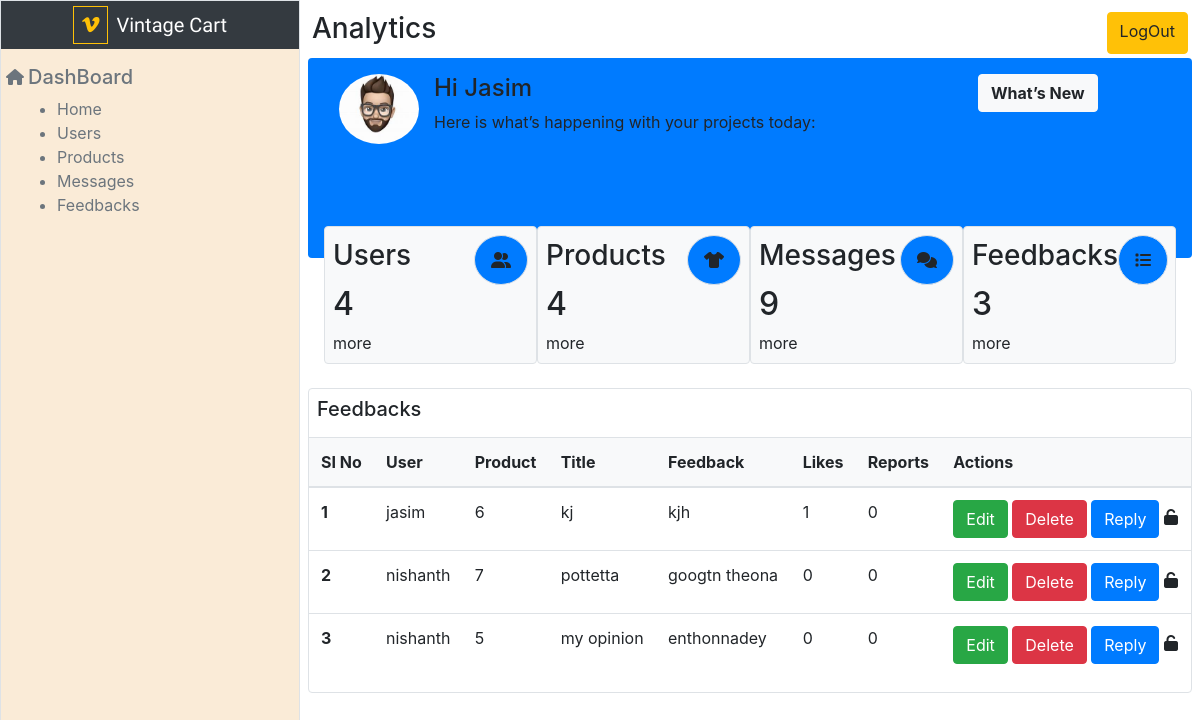
The page /admn/feedbacks/ (signed in) on the database its author committed.
### sellers/models.py (models this page shows)
class FeedbackModel(models.Model):
    pro = models.ForeignKey(ClothModel, on_delete=models.CASCADE)
    seller = models.ForeignKey(User, on_delete=models.CASCADE)
    title = models.CharField(max_length=100, default='')
    feedback = models.TextField(max_length=500)
    likes = models.ManyToManyField(User, related_name="feed_likes", blank=True,null=True)
    datetime = models.DateTimeField(default=datetime.now().strftime("%Y%m%d %H:%M:%S"))

### product/models.py (models this page shows, shortened)
class ClothModel(models.Model):
    name = models.CharField(max_length=100)
    price = models.IntegerField()
    details = models.CharField(max_length=500)
    sizes = (
        ('S', 'S'),
        ('M', 'M'),
        ('L', 'L'),
        ('XL', 'XL')
    )
    size = models.CharField(max_length=100, choices=sizes)
    image = models.ImageField(upload_to='cloths')
    likes = models.ManyToManyField(User, related_name="pro_likes")

### staff/views.py (the view)
# urls.py: path('feedbacks/', AdmFeedView.as_view(), name= 'admF'),
@method_decorator(adminOnly, name="dispatch")
class AdmFeedView(TemplateView):
    template_name = 'admin_F.html'

### staff/context_processor.py (called while the page is built)
def fun(request):
        users = User.objects.all()
        pros = ClothModel.objects.all()
        msgs = MessageModel.objects.all()
        feeds = FeedbackModel.objects.all()
        reports = Report.objects.all()
        return {"users":users, "pros":pros, "msgs":msgs, "feeds":feeds, "reports":reports}

### staff/views.py (called while the page is built)
def adminOnly(fun):
    def inner(request, *args, **kwargs):
        if request.user.is_superuser:
            return fun(request, *args, **kwargs)
        else:
            messages.error(request, "U are a Fraud")
            return redirect("admn")
    return inner

### staff/templates/admin_F.html (shortened to what this page needs)
{% load static %}
<!doctype html>
<html lang="en">
  <head>
    <link rel="stylesheet" href="https://stackpath.bootstrapcdn.com/bootstrap/4.3.1/css/bootstrap.min.css">
  </head>
  <body>
    <div class="row m-0">
        <div class="col-md-3 border border-right p-0 vh-100" style="background-color: antiquewhite;">
          <a class="navbar-brand text-white bg-dark w-100 text-center mr-0" href="#"><i class="fa-brands fa-vimeo-v border border-warning p-2 mr-2 text-warning"></i>Vintage Cart</a>
          <div class="d-flex flex-column p-3">
            <div class="row text-secondary">
              <i class="fa-solid fa-house p-1"></i><h5 class="mr-2">DashBoard</h5>
            </div>
            <ul>
              <a href="{% url 'dash' %}"><li class="text-secondary">Home</li></a>
              <a href="{% url 'admU' %}"><li class="text-secondary">Users</li></a>
              <a href="{% url 'admP' %}"><li class="text-secondary">Products</li></a>
              <a href="{% url 'admM' %}"><li class="text-secondary">Messages</li></a>
              <a href="{% url 'admF' %}"><li class="text-secondary">Feedbacks</li></a>
            </ul>
          </div>
        </div>
        <div class="col p-0 col-md-9 pb-4">
            <div class="container-fluid p-2">
                <div class="row m-0 p-1 justify-content-between">
                    <h3>Analytics</h3>
                    <a href="{% url 'admLO' %}" class="btn btn-warning">LogOut</a>
                </div>
                <div class="row m-0 bg-primary p-3 rounded justify-content-between" style="height: 200px;">
                    <div class="row col-12 col-md-9 m-0">
                        <img src="{% static 'images/admin.jpeg' %}" alt="" width="80px" height="70px" class="rounded-circle">
                        <div class="col">
                            <h4>Hi Jasim</h4>
                            <p>Here is what’s happening with your projects today:</p>
                        </div>
                    </div>
                    <div class="col-md-3 d-none d-md-block">
                        <button class="btn btn-light font-weight-bold">What’s New</button>
                    </div>
                </div>
                <div class="p-3 d-flex justify-content-around flex-wrap position-relative mt-n5">
                    <div class="box px-1 p-2 border rounded bg-light  col-lg-3 mb-2" >
                        <div class=" d-flex justify-content-between align-items-center">
                            <h3>Users</h3>
                            <i class="fa-solid fa-user-group border p-3 rounded-circle bg-primary"></i>
                        </div>
                        <h2>{{users.count}}</h2>
                        <p class="m-0">more</p>
                    </div>
                    <div class="box px-1 p-2 border rounded bg-light col-lg-3 mb-2">
                        <div class="d-flex justify-content-between align-items-center">
                            <h3>Products</h3>
                            <i class="fa-solid fa-shirt border p-3 rounded-circle bg-primary"></i>
                        </div>
                        <h2>{{pros.count}}</h2>
                        <p class="m-0">more</p>
                    </div>
                    <div class="box px-1 p-2 border rounded bg-light col-lg-3 mb-2">
                        <div class="d-flex justify-content-between align-items-center">
                            <h3>Messages</h3>
                            <i class="fa-solid fa-comments border p-3 rounded-circle bg-primary"></i>
                        </div>
                        <h2>{{msgs.count}}</h2>
                        <p class="m-0">more</p>
                    </div>
                    <div class="box px-1 p-2 border rounded bg-light col-lg-3 mb-2">
                        <div class="d-flex justify-content-between align-items-center">
                            <h3>Feedbacks</h3>
                            <i class="fa-solid fa-list border p-3 rounded-circle bg-primary"></i>
                        </div>
                        <h2>{{feeds.count}}</h2>
                        <p class="m-0">more</p>
                    </div>
                </div>
                <div class="row m-0" id="feedback">
                    <div class="col-12 border rounded p-0">
                        <table class="table table-hover">
                            <h5 class="p-2">Feedbacks</h5>
                            <thead class="bg-light">
                              <tr>
                                <th scope="col">SI No</th>
                                <th scope="col">User</th>
                                <th scope="col">Product</th>
                                <th scope="col">Title</th>
                                <th scope="col">Feedback</th>
                                <th scope="col">Likes</th>
                                <th scope="col">Reports</th>
                                <th scope="col">Actions</th>
                              </tr>
                            </thead>
                            <tbody>
                              {% for i in feeds %}
                              <tr>
                                <th scope="row">{{forloop.counter}}</th>
                                <td scope="row">{{i.seller.username}}</td>
                                <td scope="row">{{i.pro.id}}</td>
                                <td scope="row">{{i.title}}</td>
                                <td scope="row">{{i.feedback}}</td>
                                <td scope="row">{{i.likes.count}}</td>
                                <td scope="row">{{i.report_set.count}}</td>
                                <td scope="row"><a href="{% url 'admfeededit' i.id %}" class="btn btn-success">Edit</a>
                                                <a href="{% url 'admdltfeed' i.id %}" class="btn btn-danger">Delete</a>
                                                <a href="" class="btn btn-primary">Reply</a>
                                                {% if i.report_set.count > 2 %}
                                                <a href="{% url 'd_reports' i.id %}" class="btn btn-secondary" title="UnLock"><i class="fa-solid fa-lock"></i></a></td>
                                                {% else %}
                                                <i class="fa-solid fa-unlock"></i>
                                                {% endif %}
                              </tr>
                              {% endfor %}
                            </tbody>
                          </table>
                    </div>
                </div>
            </div>
        </div>
    </div>
  </body>
</html>

### staff/templates/admin_F.html (style rules this page uses)
.navbar-brand { font-family: 'Satisfy', cursive; }

### rows shown on the page
FeedbackModel: seller.username "jasim", pro.id "6", title "kj", feedback "kjh", likes.count "1", report_set.count "0"
FeedbackModel: seller.username "nishanth", pro.id "7", title "pottetta", feedback "googtn theona", likes.count "0", report_set.count "0"
FeedbackModel: seller.username "nishanth", pro.id "5", title "my opinion", feedback "enthonnadey", likes.count "0", report_set.count "0"

### other values the page prints
{{ users.count }} "4"
{{ pros.count }} "4"
{{ msgs.count }} "9"
{{ feeds.count }} "3"
